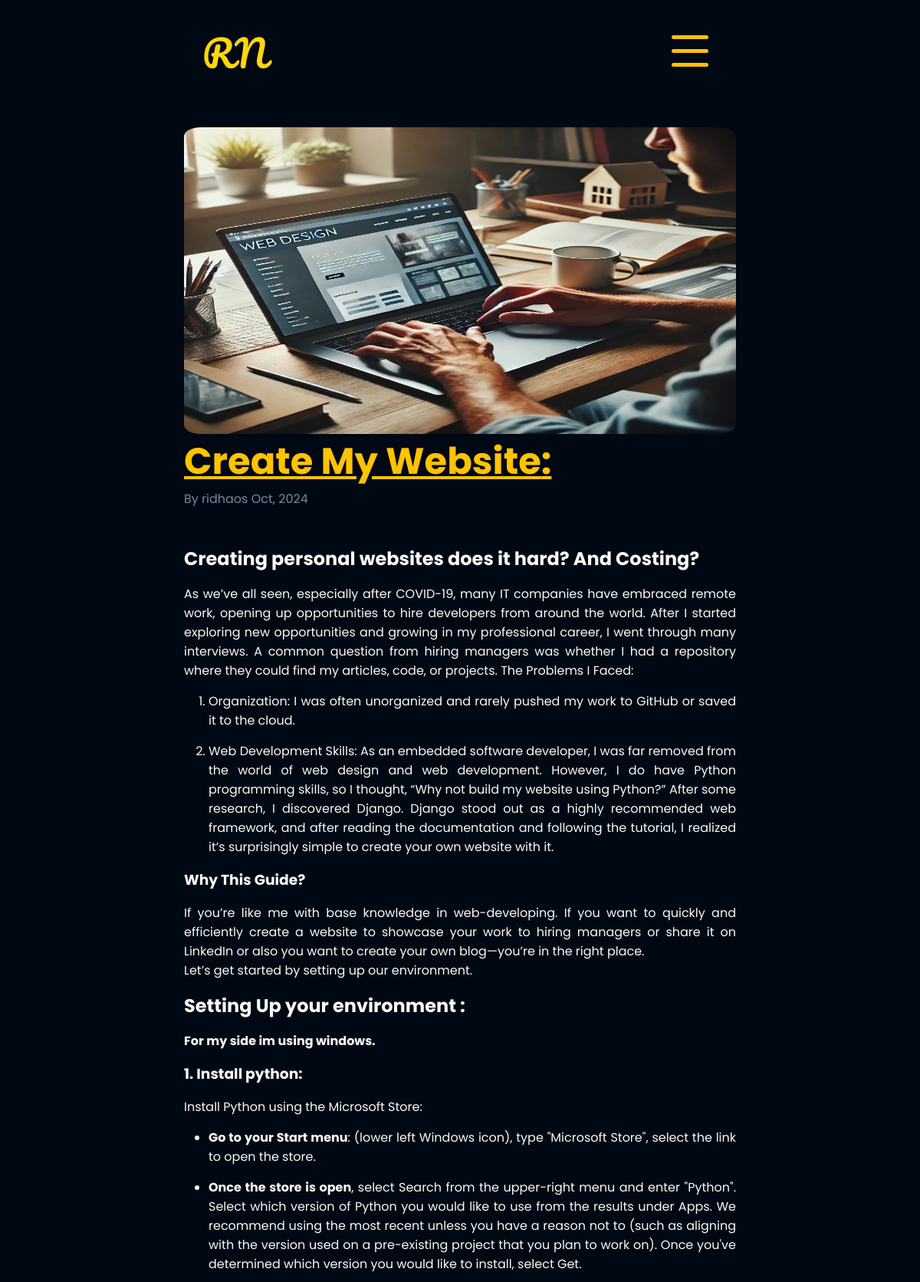
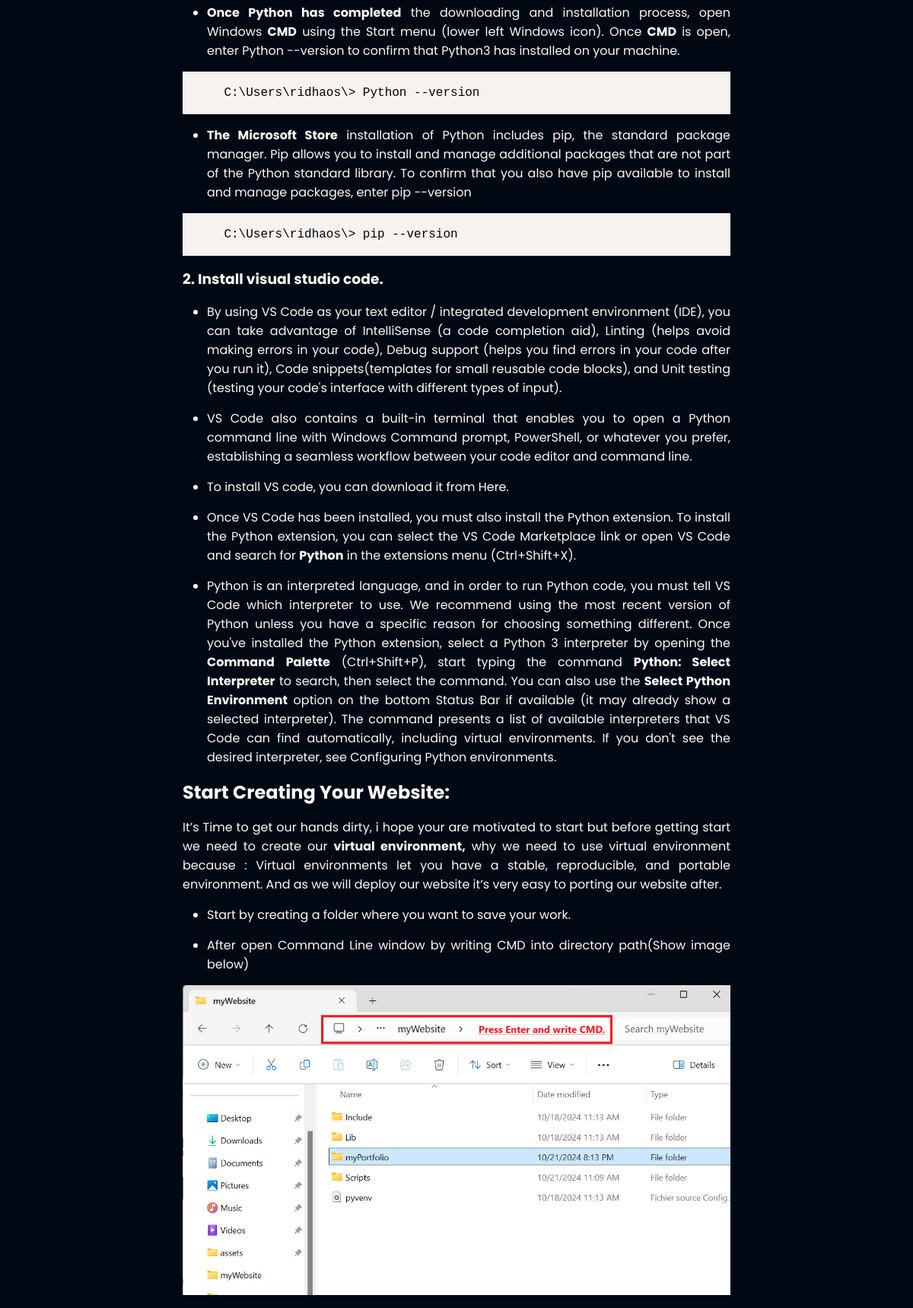
The app's page /blog/creation-web/ (upper part) with its own data (2 pictures, top to bottom).
### blog/models.py (models this page shows, shortened)
class Post(models.Model):
    title       = models.CharField(max_length=256, unique=True, blank=False)
    slug        = models.SlugField(max_length=256, unique=True, blank=False)
    author      = models.ForeignKey(User, on_delete = models.CASCADE, related_name='blog_posts')
    created_at  = models.DateTimeField(auto_now_add=True)
    updated_at  = models.DateTimeField(auto_now=True)
    content     = models.TextField()
    tag_tech    = models.CharField(max_length=200, blank=True, null=True)
    status      = models.IntegerField(choices=STATUS, default=0)
    image       = models.ImageField(upload_to='post_images', null=False, blank=False)
    link_github = models.CharField(max_length=500, unique=True, blank=True, null=True)
    class Meta():
        ordering = ['-created_at']

### blog/views.py (the view)
# urls.py: path('blog/<slug:slug>/', views.PostDetailView.as_view(), name="post_detail"),
class PostDetailView(DetailView):
    model = Post
    template_name = 'blog/post_detail.html'
    def get_context_data(self, **kwargs):
        context = super().get_context_data(**kwargs)
        md = markdown.Markdown(extensions=["fenced_code", 'tables'])
        context['post'].content = md.convert(self.get_object().content)
        print(context['post'].content)
        return super().get_context_data(**kwargs)

### blog/templates/blog/post_detail.html (shortened to what this page needs)
{% extends "blog/base.html" %}
{% block content %}
    <div class="blog-container">
        <div class="blog-header">
            <img src="{{post.image.url}}" alt="{{post.title}}" class="blog-img">
            <h1 class="blog_title">{{post.title}}:</h1>
            <p class="blog_detail">By {{ post.author }} {{ post.created_at|date:'M, Y' }}</p>
        </div>
        <div class="blog-content">
            {{ post.content|safe }}
        </div>
    </div>
{% endblock %}

### blog/static/css/style.css (style rules this page uses)
* { margin:0; padding:0 }
body { font-family:"Poppins",sans-serif; margin-bottom:100px }
html { scroll-behavior:smooth; background-color:#000814 }
a,btn { transition:all 300ms ease }
a { color:#fff; text-decoration:none; text-decoration-color:#fff }
.blog-header { margin-top:30px; display:flex; flex-direction:column }
.blog-container { margin:auto; margin: auto; padding-left: 20%; padding-right: 20%; }
.blog-header img { border-radius:3%; width:100%; height:25rem }
h1.blog_title { color:#FFC300; font-size:3rem; text-align:left; text-decoration:underline }
p.blog_detail { color:lightslategrey }
.blog-content { color:#FAF9F6; text-align:justify; margin-top: 3rem; }
.blog-content img { height: 100%; width: 100%; }
.blog-content h2, h3 { margin-top: 1rem; margin-bottom: 1rem; }
.blog-content li { margin-left: 2rem; margin-top: 15px; margin-bottom: 15px; }
:root { --surface-color: #fff; --curve: 40; }

### records on screen
Post: image (picture), title "Create My Website", author "ridhaos", created_at "Oct, 2024", content "Creating personal websites does it hard? And Costing? As we’ve all seen, especially after COVID-19, many IT companies have embraced remote work, opening up opportunities to hire developers from around the world. After I started exploring new opportunities and growing in my professional career, I went through many interviews. A common question from hiring managers was whether I had a repository where they could find my articles, code, or projects. The Problems I Faced: Organization: I was often unorganized and rarely pushed my work to GitHub or saved it to the cloud. Web Development Skills: As an embedded software developer, I was far removed from the world of web design and web development.…", content (picture)
